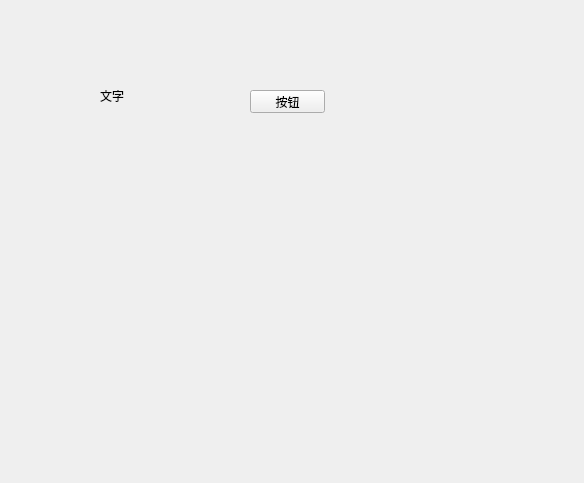
<?xml version="1.0" encoding="UTF-8"?>
<ui version="4.0">
 <class>Form_demo</class>
 <widget class="QWidget" name="Form_demo">
  <property name="geometry">
   <rect>
    <x>0</x>
    <y>0</y>
    <width>584</width>
    <height>483</height>
   </rect>
  </property>
  <property name="windowTitle">
   <string>Form</string>
  </property>
  <widget class="QLabel" name="label">
   <property name="geometry">
    <rect>
     <x>100</x>
     <y>90</y>
     <width>54</width>
     <height>12</height>
    </rect>
   </property>
   <property name="text">
    <string>文字</string>
   </property>
  </widget>
  <widget class="QPushButton" name="pushButton">
   <property name="geometry">
    <rect>
     <x>250</x>
     <y>90</y>
     <width>75</width>
     <height>23</height>
    </rect>
   </property>
   <property name="text">
    <string>按钮</string>
   </property>
  </widget>
 </widget>
 <resources/>
 <connections/>
</ui>
